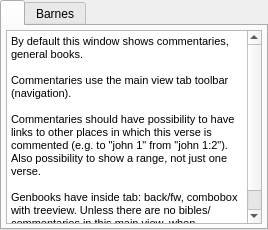
           <widget class="QTabWidget" name="upperRightTabWidget" >
            <property name="toolTip" >
             <string>&lt;html>&lt;head>&lt;meta name="qrichtext" content="1" />&lt;style type="text/css">
p, li { white-space: pre-wrap; }
&lt;/style>&lt;/head>&lt;body style=" font-family:'Sans Serif'; font-size:9pt; font-weight:400; font-style:normal;">
&lt;p style=" margin-top:0px; margin-bottom:0px; margin-left:0px; margin-right:0px; -qt-block-indent:0; text-indent:0px;">One quarter-view&lt;/p>&lt;/body>&lt;/html></string>
            </property>
            <property name="currentIndex" >
             <number>0</number>
            </property>
            <widget class="QWidget" name="upperRightHelpTab" >
             <attribute name="title" >
              <string/>
             </attribute>
             <attribute name="icon" >
              <iconset resource="../mydocs/flamehammer/icons.qrc" >:/new/prefix1/help_index.png</iconset>
             </attribute>
             <layout class="QHBoxLayout" >
              <property name="spacing" >
               <number>4</number>
              </property>
              <property name="leftMargin" >
               <number>4</number>
              </property>
              <property name="topMargin" >
               <number>4</number>
              </property>
              <property name="rightMargin" >
               <number>4</number>
              </property>
              <property name="bottomMargin" >
               <number>4</number>
              </property>
              <item>
               <widget class="QTextEdit" name="upperRightHelpTextView" >
                <property name="html" >
                 <string>&lt;html>&lt;head>&lt;meta name="qrichtext" content="1" />&lt;style type="text/css">
p, li { white-space: pre-wrap; }
&lt;/style>&lt;/head>&lt;body style=" font-family:'Sans Serif'; font-size:9pt; font-weight:400; font-style:normal;">
&lt;p style=" margin-top:0px; margin-bottom:0px; margin-left:0px; margin-right:0px; -qt-block-indent:0; text-indent:0px; font-family:'MS Shell Dlg 2'; font-size:8pt;">By default this window shows commentaries, general books.&lt;/p>
&lt;p style="-qt-paragraph-type:empty; margin-top:0px; margin-bottom:0px; margin-left:0px; margin-right:0px; -qt-block-indent:0; text-indent:0px; font-family:'MS Shell Dlg 2'; font-size:8pt;">&lt;/p>
&lt;p style=" margin-top:0px; margin-bottom:0px; margin-left:0px; margin-right:0px; -qt-block-indent:0; text-indent:0px; font-family:'MS Shell Dlg 2'; font-size:8pt;">Commentaries use the main view tab toolbar (navigation).&lt;/p>
&lt;p style="-qt-paragraph-type:empty; margin-top:0px; margin-bottom:0px; margin-left:0px; margin-right:0px; -qt-block-indent:0; text-indent:0px; font-family:'MS Shell Dlg 2'; font-size:8pt;">&lt;/p>
&lt;p style=" margin-top:0px; margin-bottom:0px; margin-left:0px; margin-right:0px; -qt-block-indent:0; text-indent:0px; font-family:'MS Shell Dlg 2'; font-size:8pt;">Commentaries should have possibility to have links to other places in which this verse is commented (e.g. to "john 1" from "john 1:2"). Also possibility to show a range, not just one verse.&lt;/p>
&lt;p style="-qt-paragraph-type:empty; margin-top:0px; margin-bottom:0px; margin-left:0px; margin-right:0px; -qt-block-indent:0; text-indent:0px; font-family:'MS Shell Dlg 2'; font-size:8pt;">&lt;/p>
&lt;p style=" margin-top:0px; margin-bottom:0px; margin-left:0px; margin-right:0px; -qt-block-indent:0; text-indent:0px; font-family:'MS Shell Dlg 2'; font-size:8pt;">Genbooks have inside tab: back/fw, combobox with treeview. Unless there are no bibles/commentaries in this main view, when genbooks could have the main navigator?&lt;/p>&lt;/body>&lt;/html></string>
                </property>
               </widget>
              </item>
             </layout>
            </widget>
            <widget class="QWidget" name="tab_2" >
             <attribute name="title" >
              <string>Barnes</string>
             </attribute>
            </widget>
           </widget>
